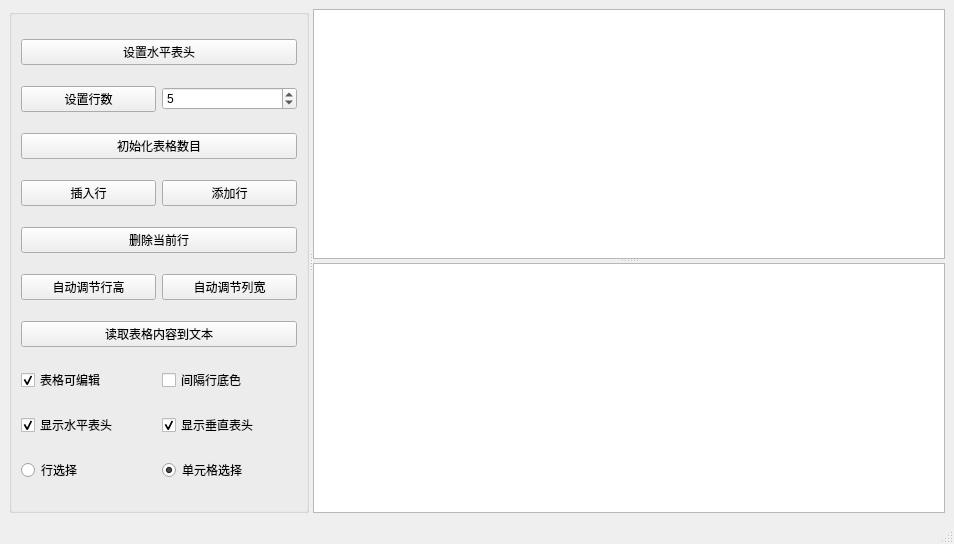
<?xml version="1.0" encoding="UTF-8"?>
<ui version="4.0">
 <class>MainWindow</class>
 <widget class="QMainWindow" name="MainWindow">
  <property name="geometry">
   <rect>
    <x>0</x>
    <y>0</y>
    <width>954</width>
    <height>544</height>
   </rect>
  </property>
  <property name="windowTitle">
   <string>QTableWidget Demo</string>
  </property>
  <widget class="QWidget" name="centralwidget">
   <layout class="QGridLayout" name="gridLayout">
    <item row="0" column="0">
     <widget class="QSplitter" name="splitter_2">
      <property name="orientation">
       <enum>Qt::Horizontal</enum>
      </property>
      <widget class="QGroupBox" name="groupBox">
       <property name="maximumSize">
        <size>
         <width>300</width>
         <height>16777215</height>
        </size>
       </property>
       <property name="title">
        <string/>
       </property>
       <layout class="QGridLayout" name="gridLayout_2">
        <item row="0" column="0" colspan="2">
         <widget class="QPushButton" name="pushButton">
          <property name="text">
           <string>设置水平表头</string>
          </property>
         </widget>
        </item>
        <item row="1" column="0">
         <widget class="QPushButton" name="pushButton_2">
          <property name="text">
           <string>设置行数</string>
          </property>
         </widget>
        </item>
        <item row="1" column="1">
         <widget class="QSpinBox" name="spinBox">
          <property name="value">
           <number>5</number>
          </property>
         </widget>
        </item>
        <item row="2" column="0" colspan="2">
         <widget class="QPushButton" name="pushButton_4">
          <property name="text">
           <string>初始化表格数目</string>
          </property>
         </widget>
        </item>
        <item row="3" column="0">
         <widget class="QPushButton" name="pushButton_3">
          <property name="text">
           <string>插入行</string>
          </property>
         </widget>
        </item>
        <item row="3" column="1">
         <widget class="QPushButton" name="pushButton_5">
          <property name="text">
           <string>添加行</string>
          </property>
         </widget>
        </item>
        <item row="4" column="0" colspan="2">
         <widget class="QPushButton" name="pushButton_8">
          <property name="text">
           <string>删除当前行</string>
          </property>
         </widget>
        </item>
        <item row="5" column="0">
         <widget class="QPushButton" name="pushButton_7">
          <property name="text">
           <string>自动调节行高</string>
          </property>
         </widget>
        </item>
        <item row="5" column="1">
         <widget class="QPushButton" name="pushButton_6">
          <property name="text">
           <string>自动调节列宽</string>
          </property>
         </widget>
        </item>
        <item row="6" column="0" colspan="2">
         <widget class="QPushButton" name="pushButton_9">
          <property name="text">
           <string>读取表格内容到文本</string>
          </property>
         </widget>
        </item>
        <item row="7" column="0">
         <widget class="QCheckBox" name="checkBox">
          <property name="text">
           <string>表格可编辑</string>
          </property>
          <property name="checked">
           <bool>true</bool>
          </property>
         </widget>
        </item>
        <item row="7" column="1">
         <widget class="QCheckBox" name="checkBox_2">
          <property name="text">
           <string>间隔行底色</string>
          </property>
          <property name="checked">
           <bool>false</bool>
          </property>
         </widget>
        </item>
        <item row="8" column="0">
         <widget class="QCheckBox" name="checkBox_4">
          <property name="text">
           <string>显示水平表头</string>
          </property>
          <property name="checked">
           <bool>true</bool>
          </property>
         </widget>
        </item>
        <item row="8" column="1">
         <widget class="QCheckBox" name="checkBox_3">
          <property name="text">
           <string>显示垂直表头</string>
          </property>
          <property name="checked">
           <bool>true</bool>
          </property>
         </widget>
        </item>
        <item row="9" column="0">
         <widget class="QRadioButton" name="radioButton">
          <property name="text">
           <string>行选择</string>
          </property>
         </widget>
        </item>
        <item row="9" column="1">
         <widget class="QRadioButton" name="radioButton_2">
          <property name="text">
           <string>单元格选择</string>
          </property>
          <property name="checked">
           <bool>true</bool>
          </property>
         </widget>
        </item>
       </layout>
      </widget>
      <widget class="QSplitter" name="splitter">
       <property name="orientation">
        <enum>Qt::Vertical</enum>
       </property>
       <widget class="QTableWidget" name="tableWidget"/>
       <widget class="QPlainTextEdit" name="plainTextEdit"/>
      </widget>
     </widget>
    </item>
   </layout>
  </widget>
  <widget class="QStatusBar" name="statusbar"/>
 </widget>
 <resources/>
 <connections/>
</ui>
